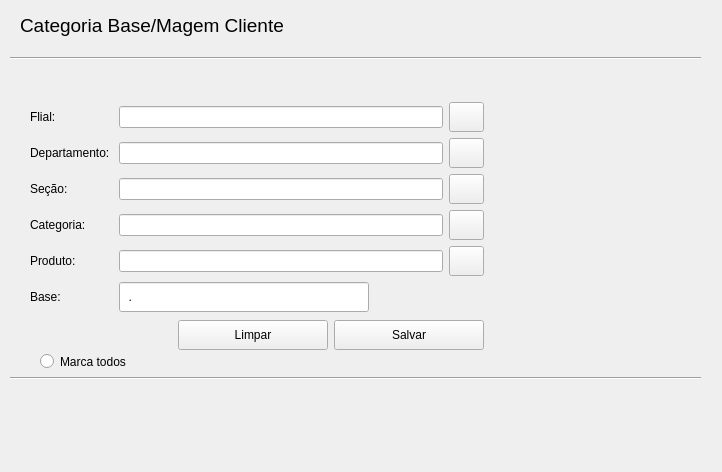
<?xml version="1.0" encoding="UTF-8"?>
<ui version="4.0">
 <class>Cadastro</class>
 <widget class="QWidget" name="Cadastro">
  <property name="geometry">
   <rect>
    <x>0</x>
    <y>0</y>
    <width>722</width>
    <height>472</height>
   </rect>
  </property>
  <property name="windowTitle">
   <string>Form</string>
  </property>
  <widget class="QWidget" name="verticalLayoutWidget">
   <property name="geometry">
    <rect>
     <x>30</x>
     <y>100</y>
     <width>454</width>
     <height>252</height>
    </rect>
   </property>
   <layout class="QVBoxLayout" name="verticalLayout">
    <item>
     <layout class="QGridLayout" name="gridLayout">
      <item row="0" column="1">
       <widget class="QLineEdit" name="leFilial">
        <property name="inputMask">
         <string/>
        </property>
        <property name="maxLength">
         <number>32767</number>
        </property>
       </widget>
      </item>
      <item row="0" column="0">
       <widget class="QLabel" name="label">
        <property name="text">
         <string>Flial: </string>
        </property>
       </widget>
      </item>
      <item row="3" column="0">
       <widget class="QLabel" name="label_4">
        <property name="text">
         <string>Categoria: </string>
        </property>
       </widget>
      </item>
      <item row="3" column="1">
       <widget class="QLineEdit" name="leCategoria"/>
      </item>
      <item row="3" column="2">
       <widget class="QPushButton" name="pbCategoria">
        <property name="minimumSize">
         <size>
          <width>35</width>
          <height>30</height>
         </size>
        </property>
        <property name="maximumSize">
         <size>
          <width>35</width>
          <height>30</height>
         </size>
        </property>
        <property name="text">
         <string/>
        </property>
       </widget>
      </item>
      <item row="2" column="1">
       <widget class="QLineEdit" name="leSecao"/>
      </item>
      <item row="0" column="2">
       <widget class="QPushButton" name="pbFilial">
        <property name="minimumSize">
         <size>
          <width>35</width>
          <height>30</height>
         </size>
        </property>
        <property name="maximumSize">
         <size>
          <width>35</width>
          <height>30</height>
         </size>
        </property>
        <property name="text">
         <string/>
        </property>
       </widget>
      </item>
      <item row="5" column="1">
       <widget class="QLineEdit" name="leProduto"/>
      </item>
      <item row="2" column="2">
       <widget class="QPushButton" name="pbSecao">
        <property name="minimumSize">
         <size>
          <width>35</width>
          <height>30</height>
         </size>
        </property>
        <property name="maximumSize">
         <size>
          <width>35</width>
          <height>30</height>
         </size>
        </property>
        <property name="text">
         <string/>
        </property>
       </widget>
      </item>
      <item row="7" column="0">
       <widget class="QLabel" name="label_6">
        <property name="text">
         <string>Base: </string>
        </property>
       </widget>
      </item>
      <item row="1" column="0">
       <widget class="QLabel" name="label_2">
        <property name="text">
         <string>Departamento: </string>
        </property>
       </widget>
      </item>
      <item row="5" column="0">
       <widget class="QLabel" name="label_5">
        <property name="text">
         <string>Produto: </string>
        </property>
       </widget>
      </item>
      <item row="1" column="1">
       <widget class="QLineEdit" name="leDepartamento"/>
      </item>
      <item row="2" column="0">
       <widget class="QLabel" name="label_3">
        <property name="text">
         <string>Seção: </string>
        </property>
       </widget>
      </item>
      <item row="1" column="2">
       <widget class="QPushButton" name="pbDepartamento">
        <property name="minimumSize">
         <size>
          <width>35</width>
          <height>30</height>
         </size>
        </property>
        <property name="maximumSize">
         <size>
          <width>35</width>
          <height>30</height>
         </size>
        </property>
        <property name="text">
         <string/>
        </property>
       </widget>
      </item>
      <item row="7" column="1">
       <widget class="QLineEdit" name="leBase">
        <property name="minimumSize">
         <size>
          <width>250</width>
          <height>30</height>
         </size>
        </property>
        <property name="maximumSize">
         <size>
          <width>250</width>
          <height>30</height>
         </size>
        </property>
        <property name="inputMask">
         <string>99.99</string>
        </property>
       </widget>
      </item>
      <item row="5" column="2">
       <widget class="QPushButton" name="pbProduto">
        <property name="minimumSize">
         <size>
          <width>35</width>
          <height>30</height>
         </size>
        </property>
        <property name="maximumSize">
         <size>
          <width>35</width>
          <height>30</height>
         </size>
        </property>
        <property name="text">
         <string/>
        </property>
       </widget>
      </item>
     </layout>
    </item>
    <item>
     <layout class="QHBoxLayout" name="horizontalLayout">
      <item>
       <spacer name="spacer">
        <property name="orientation">
         <enum>Qt::Horizontal</enum>
        </property>
        <property name="sizeType">
         <enum>QSizePolicy::MinimumExpanding</enum>
        </property>
        <property name="sizeHint" stdset="0">
         <size>
          <width>30</width>
          <height>10</height>
         </size>
        </property>
       </spacer>
      </item>
      <item>
       <widget class="QPushButton" name="pbLimpar">
        <property name="minimumSize">
         <size>
          <width>150</width>
          <height>30</height>
         </size>
        </property>
        <property name="maximumSize">
         <size>
          <width>150</width>
          <height>30</height>
         </size>
        </property>
        <property name="text">
         <string>Limpar</string>
        </property>
       </widget>
      </item>
      <item>
       <widget class="QPushButton" name="pbSalvar">
        <property name="minimumSize">
         <size>
          <width>150</width>
          <height>30</height>
         </size>
        </property>
        <property name="maximumSize">
         <size>
          <width>150</width>
          <height>30</height>
         </size>
        </property>
        <property name="text">
         <string>Salvar</string>
        </property>
       </widget>
      </item>
     </layout>
    </item>
   </layout>
  </widget>
  <widget class="QRadioButton" name="radioButton">
   <property name="geometry">
    <rect>
     <x>40</x>
     <y>350</y>
     <width>441</width>
     <height>23</height>
    </rect>
   </property>
   <property name="text">
    <string>Marca todos</string>
   </property>
  </widget>
  <widget class="Line" name="line">
   <property name="geometry">
    <rect>
     <x>10</x>
     <y>50</y>
     <width>691</width>
     <height>16</height>
    </rect>
   </property>
   <property name="orientation">
    <enum>Qt::Horizontal</enum>
   </property>
  </widget>
  <widget class="Line" name="line_2">
   <property name="geometry">
    <rect>
     <x>10</x>
     <y>370</y>
     <width>691</width>
     <height>16</height>
    </rect>
   </property>
   <property name="orientation">
    <enum>Qt::Horizontal</enum>
   </property>
  </widget>
  <widget class="QLabel" name="label_7">
   <property name="geometry">
    <rect>
     <x>20</x>
     <y>10</y>
     <width>271</width>
     <height>31</height>
    </rect>
   </property>
   <property name="font">
    <font>
     <pointsize>14</pointsize>
    </font>
   </property>
   <property name="text">
    <string>Categoria Base/Magem Cliente</string>
   </property>
  </widget>
 </widget>
 <resources/>
 <connections/>
</ui>
